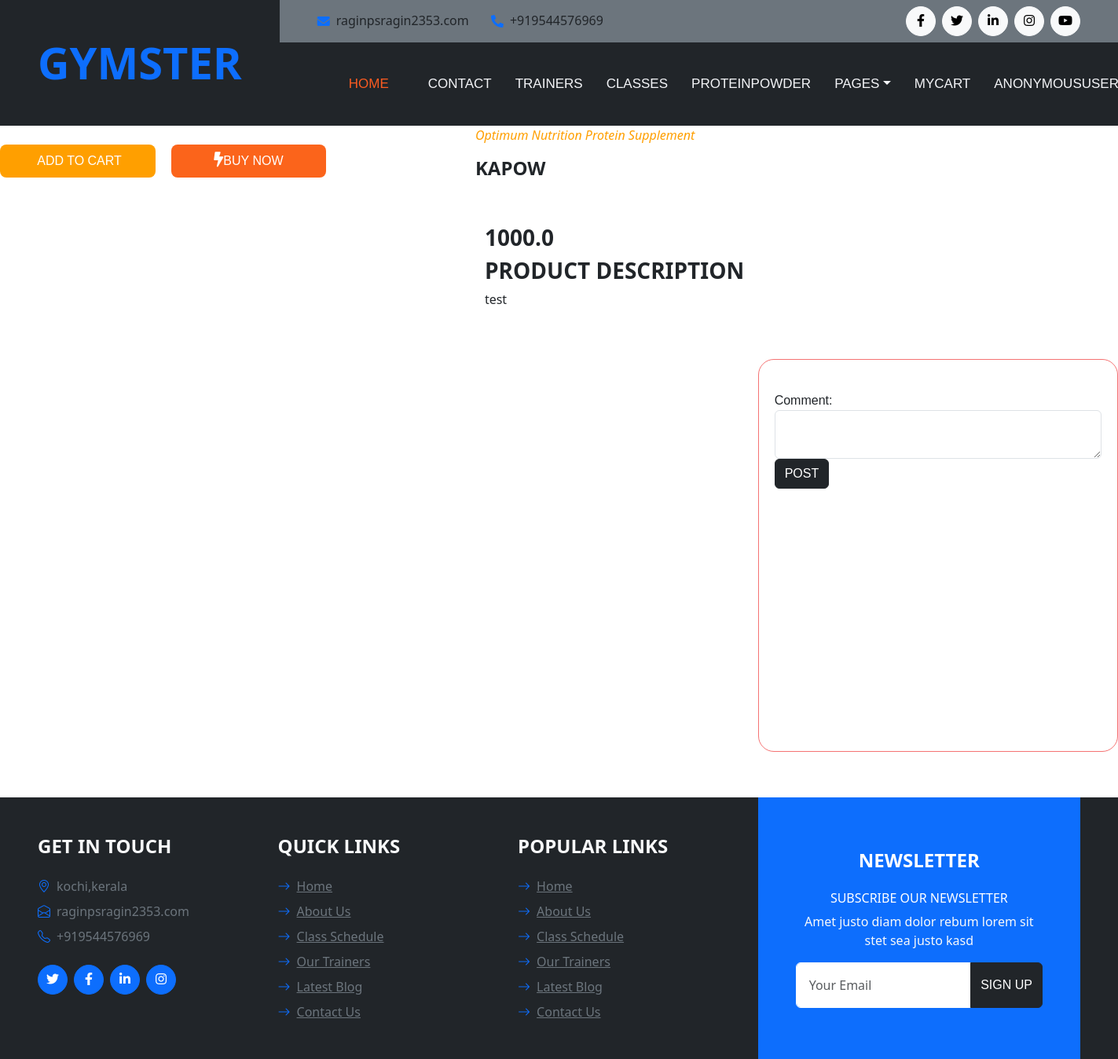
Page /product/proteinsingleview/18 on the committed database.
### product/models.py (models this page shows, shortened)
class Myproteindetails(models.Model):
    CATEGORY_CHOICES = (("Optimum Nutrition Protein Supplement","Optimum Nutrition Protein Supplement"),("Nutrition Protein Supplement","Nutrition Protein Supplement "))
    product_Category = models.CharField(max_length=100, choices=CATEGORY_CHOICES)
    product_Name = models.CharField(max_length= 225)
    product_Description = models.CharField(max_length = 1000)
    product_image = models.FileField(upload_to="product_image")
    product_price = models.FloatField(max_length= 225 )
    merchant = models.ForeignKey(User,on_delete = models.CASCADE,null=True,blank=True)

### product/views.py (the view)
# urls.py: path("proteinsingleview/<int:pk>",views.proteinsingleview,name="proteinsingleview"),
def proteinsingleview(request,pk):
    protein=Myproteindetails.objects.get(id=pk)
    comm = usercoment.objects.filter(protein = protein )
    context ={
        "protein":protein,
        "comm":comm
    }
    return render(request,'proteinsingleview.html',context)

### templates/proteinsingleview.html (shortened to what this page needs)
{% extends "userIndex.html" %}
{% block content %}
<body>
  <section>
    <div class="container-fluid">
      <div class="row">
        <div class="col-sm-5">
          <div class="thumbnail">
            <div class="caption">
              <div class="row buttons">
                <br>
                <a class="btn  col-sm-4 col-sm-offset-2 btn-lg" href="{% url 'AddToCart' protein.id %}"
                  style="background-color:#ff9f00; color:#fff;font-size:1em;">&nbsp;ADD TO CART</a>
                <button class="btn col-sm-4 col-sm-offset-1 btn-lg"
                  style="background-color:#fb641b;margin-left: 20px; color:#fff;font-size:1em;"><i class="fa fa-bolt"
                    style="font-size:1.2em;"></i>BUY NOW</button>
              </div>
            </div>
          </div>
        </div>
        <div class="col-sm-7 desc">
          <div>
            <ol class="breadcrumb col-sm-12" style="color:#ff9f00;"><i>{{protein.product_Category}}</i></ol>
            <h4>{{protein.product_Name}}</h4>
          </div>
          <div class="container col-xs-12" style="margin-top:50px;">
            <div class="panel panel-default">
              <div class="panel-body">
                <div class="col-sm-12">
                  <h3>{{protein.product_price}}</h3>
                  <h3>PRODUCT DESCRIPTION</h3>
                  <p>{{protein.product_Description}}</p>
                </div>
              </div>
            </div>
          </div>
  </section>
  <div class="row mt-5">
    <div class="col-md-8">
    </div>
    <div class="col-md-4">
        <div class="comments">
            <div class="comment-form-control">
                <form id="comment-form" method="post" action="{%url 'customercoment' protein.id %}">
                    <label for="comment">Comment:</label>
                    <textarea class="form-control" id="comment" name="comment" required></textarea>
                    <button class="btn btn-dark" type="submit">Post</button>
                </form>
            </div>
        </div>
    </div>
</div>
</body>
{% endblock %}

### static/css/style.css (style rules this page uses)
:root { --primary: #FB5B21; --secondary: #BDBDBF; --light: #F4F5F8; --dark: #222429; }
h3, h4, .font-weight-semi-bold { font-weight: 600 !important; }
.btn { font-family: 'Oswald', sans-serif; text-transform: uppercase; transition: .5s; }

### templates/proteinsingleview.html (style rules this page uses)
.comments { width: 100%; margin-bottom: 2px solid #aaa; border-radius: 20px; border: .5px solid rgb(245, 115, 115); height: 500px; padding: 20px; overflow:scroll; font-size: 1rem; font-family:Verdana, Geneva, Tahoma, sans-serif; outline: none; background-color: transparent; margin-bottom: 10px; transition: .5s; }
.comment-form-control { transition:all; margin-top: 20px; position:sticky; bottom: 10px; width: 100%; }

### rows in the picture
Myproteindetails: product_Category "Optimum Nutrition Protein Supplement", product_Name "KAPOW", product_price "1000.0", product_Description "test"

### other values in the picture
{{ request.user }} "ANONYMOUSUSER"
